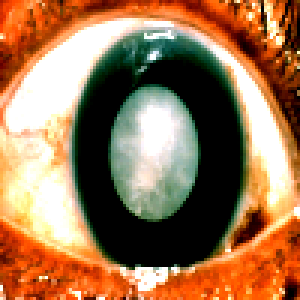
%> input picture Cataract_Test/resized_train/cataract_246.png, 100 x 100 px (shown 3 times larger); its folder holds only this picture in this run
$ octave Create_Template_Crop.m   (GNU Octave 9; MATLAB toolbox functions it lacks are replaced by stand-ins)
%> lines starting %> are read from the running program, lines starting %| are printed output that depends on the picture; in (x1, y1, x2, y2) boxes, pixels count from 0 and x2, y2 are one past the last pixel; in counts of white or black regions, pixels touching at a corner belong together; the program's own positions count from 1
clc
clear all
close all

% กำหนดไดเร็กทอรีที่มีรูปภาพ
resized_dir = 'Dataset/resized_train';
template_dir = 'Dataset/Template_crop_image';

% สร้างไดเร็กทอรีสำหรับรูปภาพที่ประมวลผลหากไม่มีอยู่
if ~exist(template_dir, 'dir')
    mkdir(template_dir);
end

% แสดงรายการไฟล์รูปภาพทั้งหมดในไดเร็กทอรีที่ปรับขนาด
resized_files = dir(fullfile(resized_dir, '*.png'));

% วนซ้ำรูปภาพที่ปรับขนาดแล้ว
for i = 1:numel(resized_files)
    % โหลดภาพ
    filename = fullfile(resized_dir, resized_files(i).name);
    img = imread(filename);
%> img is the input picture: size 100x100x3 uint8; mean R, G, B 157.2, 117, 82.5

    % แปลงภาพให้เป็นโทนส์เทา
    gray = rgb2gray(img);
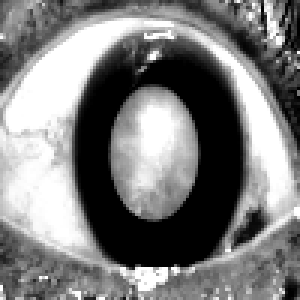
%> gray: size 100x100 uint8 (shown 3 times larger); min 0, max 255, mean 125.1

    % แปลงภาพระดับสีเทาเป็นblack and white
    binary_image = imbinarize(gray);
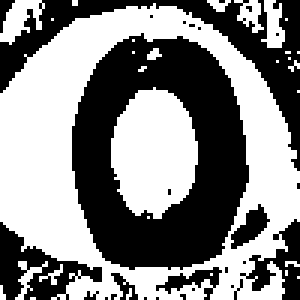
%> binary_image: size 100x100 logical (shown 3 times larger); 53% white; 28 black regions (20 under 20 px), largest, box (x1, y1, x2, y2) and area: (24, 11, 83, 90) 2752, (0, 0, 100, 57) 1068, (0, 74, 34, 100) 379

    % ทำการตรวจจับขอบโดยใช้อัลกอริธึม Canny
    edges = edge(binary_image, 'canny');
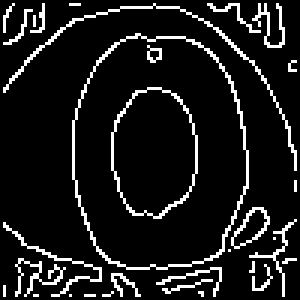
%> edges: size 100x100 logical (shown 3 times larger); 10.3% white in thin lines or dots

    % ค้นหาวงกลมในภาพที่ตรวจพบขอบ
    [centers, radii, metric] = imfindcircles(edges, [10 200], 'ObjectPolarity', 'dark');
%> centers = [52.31 48.68]; radii = 17.84; metric = 0.359

    % ตรวจสอบว่ามีวงกลมถูกพบจริงหรือไม่
    if ~isempty(centers)
        % เลือกวงกลมที่มีหน่วยเมตริกสูงสุดเป็นม่านตา
        [~, index] = max(metric);
%> index = 1
        iris_center = centers(index, :);
%> iris_center = [52.31 48.68]
        iris_radius = radii(index);
%> iris_radius = 17.84

% คำนวณระยะทางจากจุดกึ่งกลางของภาพ
[X, Y] = meshgrid(1:size(img, 2), 1:size(img, 1));
distance_from_center = sqrt((X - iris_center(1)).^2 + (Y - iris_center(2)).^2);
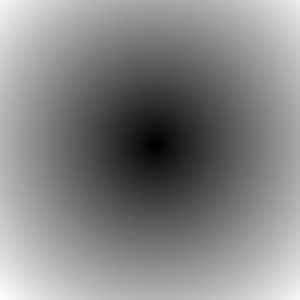
%> distance_from_center: size 100x100 double (shown 3 times larger); min 0.448, max 72.57, mean 38.3; drawn with min black and max white

% สร้างภาพใหม่ที่มีขนาดเท่ากับภาพต้นฉบับและเติมสีขาว
new_image = ones(size(img, 1), size(img, 2));

% กำหนดสีของพิกเซลภายในวงกลมให้เป็นสีดำ
new_image(distance_from_center <= iris_radius) = 0;
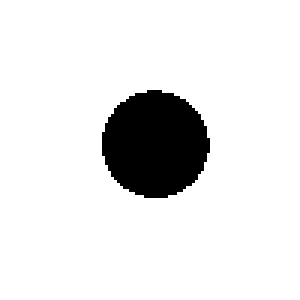
%> new_image: size 100x100 double (shown 3 times larger); values 0 (black) and 1 (white), 90% white; 1 black region, box (x1, y1, x2, y2) and area: (34, 30, 70, 66) 1000

% บันทึกภาพที่ปรับขนาดแล้วลงในโฟลเดอร์ processed_dir
[~, name, ext] = fileparts(resized_files(i).name);
save_name = fullfile(template_dir, [name, ext]); % ใช้ชื่อเดิมและนามสกุลเดิมของภาพต้นฉบับ
imwrite(new_image, save_name);

    else
        disp(['No circle detected in ', filename]);
    end
end

$ run again, on Cataract_Test/resized_train/cataract_261.png
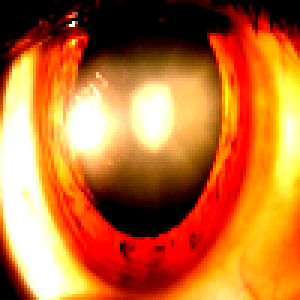
%> input picture Cataract_Test/resized_train/cataract_261.png, 100 x 100 px (shown 3 times larger)
%> img is the input picture: size 100x100x3 uint8; mean R, G, B 192, 110.9, 49.4
%> `binary_image = imbinarize(gray);`:
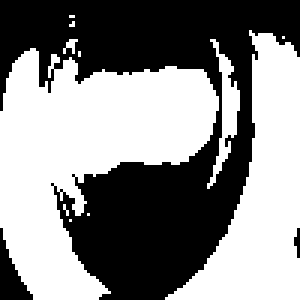
%> binary_image: size 100x100 logical (shown 3 times larger); 53.6% white; 3 black regions (1 under 20 px), largest, box (x1, y1, x2, y2) and area: (0, 0, 100, 100) 4509, (0, 76, 11, 100) 121
%> edges: size 100x100 logical; 5.9% white in thin lines or dots, all inside (x1, y1, x2, y2) = (1, 11, 99, 99)
%> centers = [55.35 37.55; 47.92 72.57]; radii = [15.7; 20.81]; metric = [0.478; 0.301]
%> index = 1
%> iris_center = [55.35 37.55]
%> iris_radius = 15.7
%> `new_image(distance_from_center <= iris_radius) = 0;`:
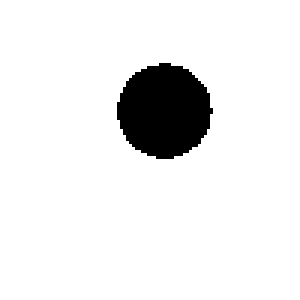
%> new_image: size 100x100 double (shown 3 times larger); values 0 (black) and 1 (white), 92.2% white; 1 black region, box (x1, y1, x2, y2) and area: (39, 21, 71, 53) 776

$ run again, on Cataract_Test/resized_train/cataract_265.png
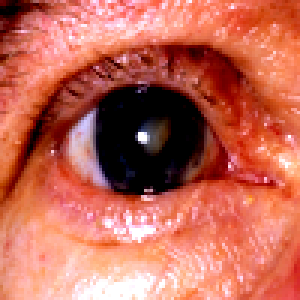
%> input picture Cataract_Test/resized_train/cataract_265.png, 100 x 100 px (shown 3 times larger)
%> img is the input picture: size 100x100x3 uint8; mean R, G, B 193.7, 103.3, 86
%> binary_image: size 100x100 logical; 67.4% white; 14 black regions (10 under 20 px), largest, box (x1, y1, x2, y2) and area: (0, 14, 94, 69) 2955, (0, 0, 18, 24) 170, (90, 0, 100, 11) 60, (96, 86, 100, 98) 28
%> `edges = edge(binary_image, 'canny');`:
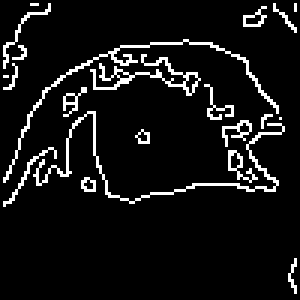
%> edges: size 100x100 logical (shown 3 times larger); 7.7% white in thin lines or dots
%> centers = [51.81 47.37]; radii = 20.24; metric = 0.321
%> index = 1
%> iris_center = [51.81 47.37]
%> iris_radius = 20.24
%> `new_image(distance_from_center <= iris_radius) = 0;`:
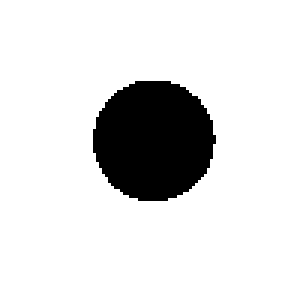
%> new_image: size 100x100 double (shown 3 times larger); values 0 (black) and 1 (white), 87.1% white; 1 black region, box (x1, y1, x2, y2) and area: (31, 27, 72, 67) 1288
